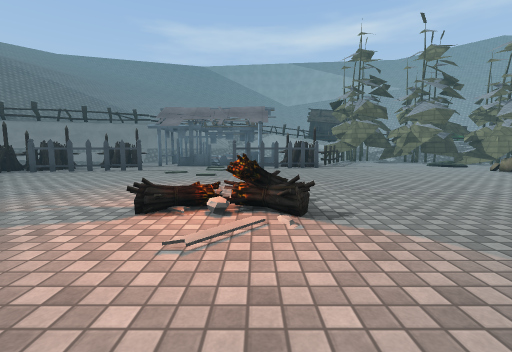
view 1 (above)

18 first-person views from a walk through a scene from a Unity 3-D project. The camera is 1.2 m above the floor, tilts 6° down and sees 90° across. The floor is counted in squares, 2 m on a side. Each view is taken from the middle of a square. On the plan, view 1 faces up. The plan holds only what a view shows up to about 9 squares ahead; the rest is blank. The place goes on beyond the plan. Some surface patterns are stand-ins.

view 2
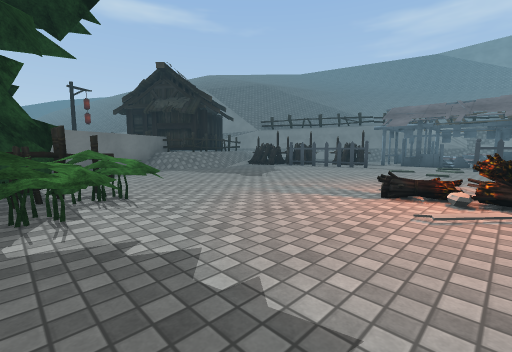

view 3
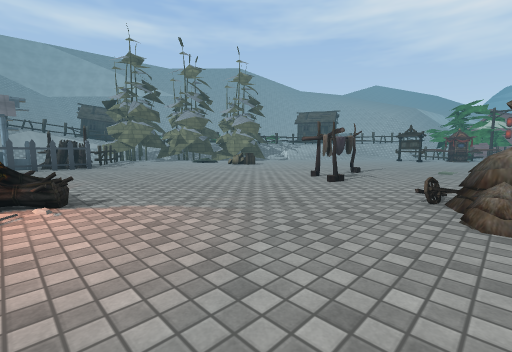

view 4
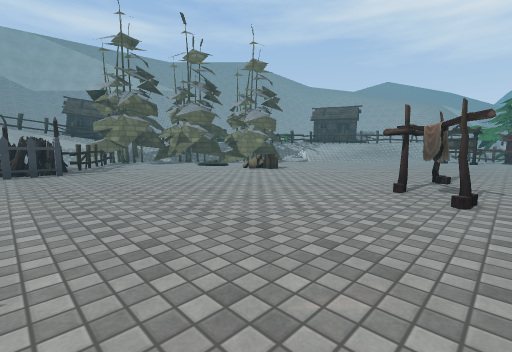

view 5
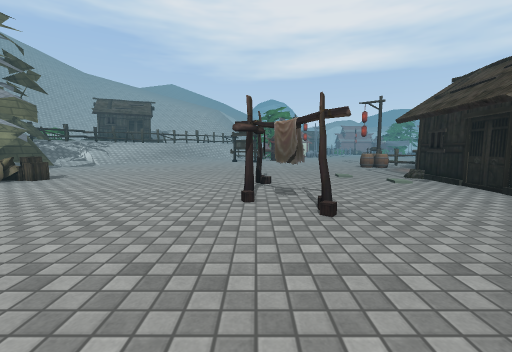

view 6
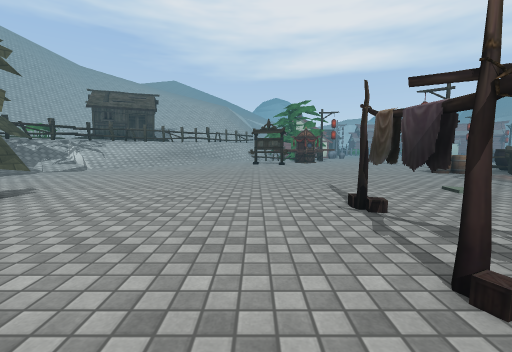

view 7
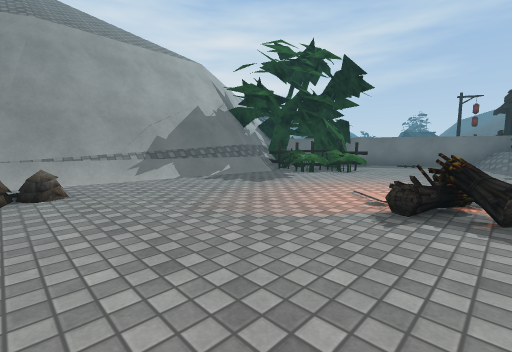

view 8
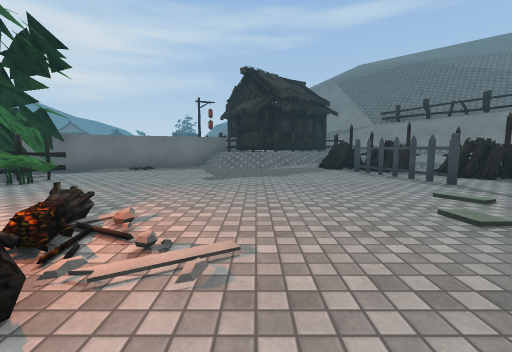

view 9
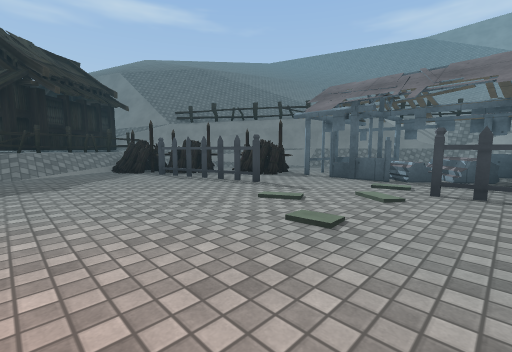

view 10
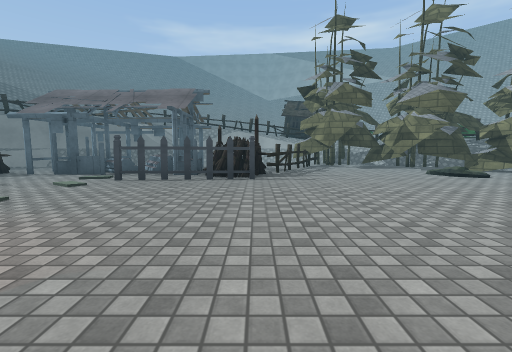

view 11
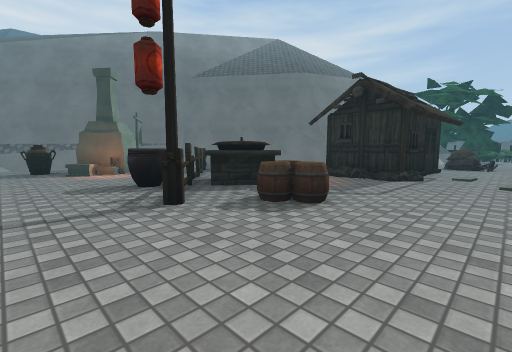

view 12
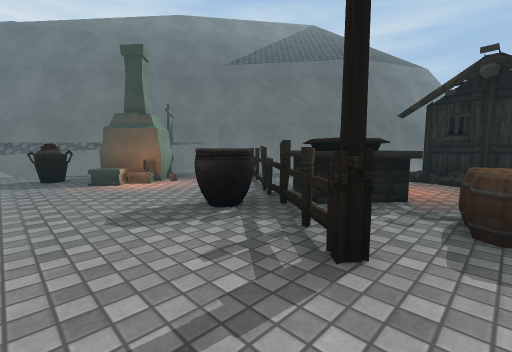

view 13
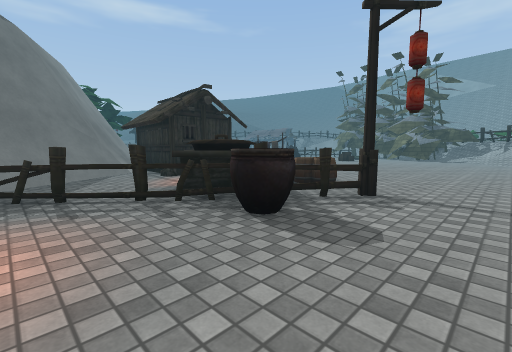

view 14
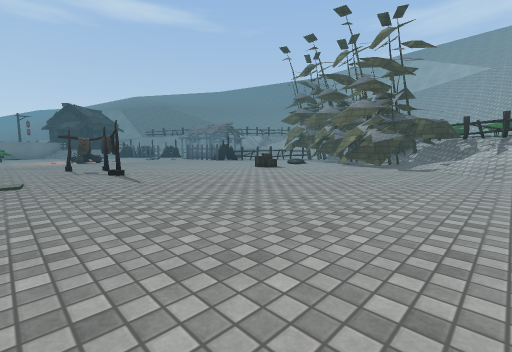

view 15
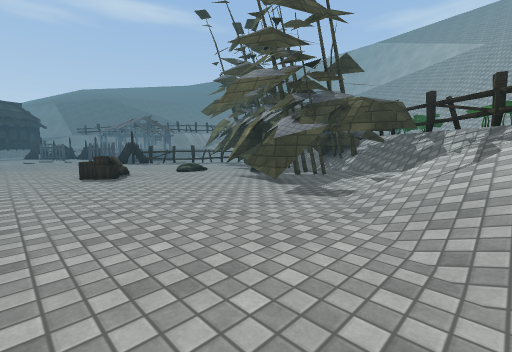

view 16
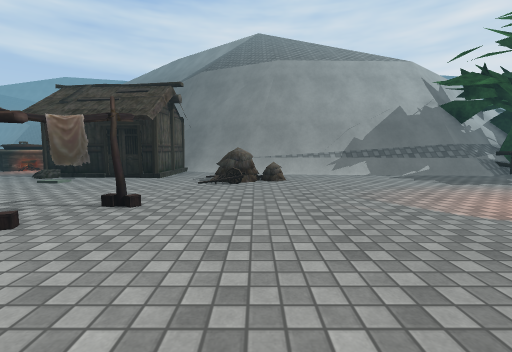

view 17
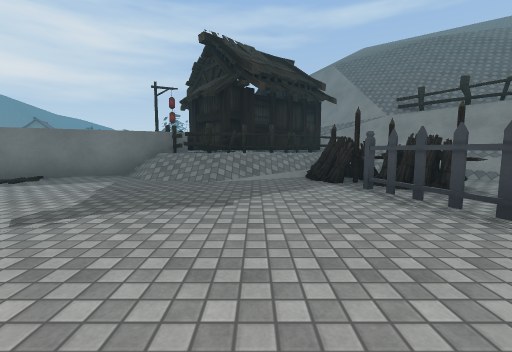

view 18
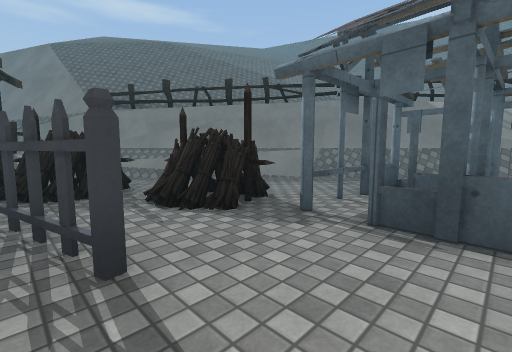

### Floor plan
Key: @ floor where view 1 was taken; # wall or solid block; . main floor; : floor 1.5 m higher than the main floor; + floor 2 m higher than the main floor; * floor 3.5 m higher than the main floor; % floor 4 m higher than the main floor; / step, stairs or slope; = window, fence, low wall or low ledge; v drop or lower ground; P plant; T tree; O other object.
Columns run from 12 left of view 1 to 13 right of it. Each row starts with its distance up from view 1.
 17                         //
 16           *=            //
 15          ##=#
 14        ####
 13  //// =##
 12  ///%=#=            ###
 11 ////=##  #     ##########+
 10 ///##= .#####= #...#######
  9 ///#=..OO.###OO#.....##./:
  8 ##==.OO.....OOO.........//
  7 ####OOOOO..........O...../
  6   ##=O....................
  5    ##/....................
  4     #/....................
  3  ####/......O.............
  2     #.......O....OO.......
  1     #.....................
  0     ##..#P..@.............
 -1      #TT#P.....O..........
 -2      ####O#####=.###..OO..
 -3         ###########O..O#O.
 -4         T# vvvvvv##..OOO..
 -5          v//////vv##.##...
 -6             /// //v###....
 -7              // ///v#..O..
 -8                  //vv##OO.
 -9                    #####=.
-10                    #######
-11                     vvvv
-12                      vvvvv
-13                          v

Positions as (right, up) in squares from view 1, and headings:
1: (0, 0), facing up
2: (0, -1), facing up-left
3: (0, -1), facing up-right
4: (1, 1), facing up-right
5: (2, 2), facing right
6: (4, 3), facing right
7: (3, 3), facing down-left
8: (1, 4), facing left
9: (0, 4), facing up-left
10: (2, 3), facing up
11: (13, 0), facing down-left
12: (13, -2), facing down-left
13: (13, -6), facing up-left
14: (13, 0), facing up-left
15: (13, 5), facing up-left
16: (3, 4), facing down
17: (-2, 5), facing left
18: (-2, 7), facing up-left
